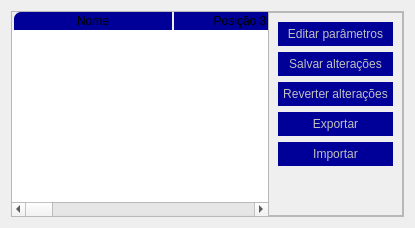
                            <widget class="QWidget" name="cameras_tab">
                             <attribute name="title">
                              <string>Câmeras</string>
                             </attribute>
                             <layout class="QVBoxLayout" name="verticalLayout_18">
                              <item>
                               <widget class="QFrame" name="bottom_table">
                                <property name="frameShape">
                                 <enum>QFrame::StyledPanel</enum>
                                </property>
                                <property name="frameShadow">
                                 <enum>QFrame::Raised</enum>
                                </property>
                                <layout class="QHBoxLayout" name="horizontalLayout_14">
                                 <property name="spacing">
                                  <number>0</number>
                                 </property>
                                 <property name="leftMargin">
                                  <number>0</number>
                                 </property>
                                 <property name="topMargin">
                                  <number>0</number>
                                 </property>
                                 <property name="rightMargin">
                                  <number>0</number>
                                 </property>
                                 <property name="bottomMargin">
                                  <number>0</number>
                                 </property>
                                 <item>
                                  <widget class="QTableWidget" name="tableWidget">
                                   <property name="styleSheet">
                                    <string notr="true">QHeaderView::section {
    border-radius: 0px;
	background-color: #000099;
	border: none;
	margin-left: 2px;
}
QHeaderView::section:first {
    border-top-left-radius: 7px;
}
QHeaderView::section {
    border-top-hight-radius: 7px;
}
</string>
                                   </property>
                                   <property name="frameShape">
                                    <enum>QFrame::NoFrame</enum>
                                   </property>
                                   <attribute name="horizontalHeaderDefaultSectionSize">
                                    <number>160</number>
                                   </attribute>
                                   <column>
                                    <property name="text">
                                     <string>Nome</string>
                                    </property>
                                   </column>
                                   <column>
                                    <property name="text">
                                     <string>Posição 3D (x)</string>
                                    </property>
                                   </column>
                                   <column>
                                    <property name="text">
                                     <string>Posição 3D (y)</string>
                                    </property>
                                   </column>
                                   <column>
                                    <property name="text">
                                     <string>Posição 3D (z)</string>
                                    </property>
                                   </column>
                                   <column>
                                    <property name="text">
                                     <string>Matriz de Rotação</string>
                                    </property>
                                   </column>
                                   <column>
                                    <property name="text">
                                     <string>Matriz de Translação</string>
                                    </property>
                                   </column>
                                   <column>
                                    <property name="text">
                                     <string>Ponto Principal (x)</string>
                                    </property>
                                   </column>
                                   <column>
                                    <property name="text">
                                     <string>Ponto Principal (y)</string>
                                    </property>
                                   </column>
                                   <column>
                                    <property name="text">
                                     <string>Distorção Radial</string>
                                    </property>
                                   </column>
                                   <column>
                                    <property name="text">
                                     <string>Coeficiente de Calibração</string>
                                    </property>
                                   </column>
                                   <column>
                                    <property name="text">
                                     <string>Data de Calibração</string>
                                    </property>
                                   </column>
                                   <column>
                                    <property name="text">
                                     <string>Status</string>
                                    </property>
                                   </column>
                                  </widget>
                                 </item>
                                 <item>
                                  <widget class="QFrame" name="config_box">
                                   <property name="styleSheet">
                                    <string notr="true">QPushButton{
	background-color: #000099;
	padding: 5px;
	color: #c0c0c0;
	border: none;
}

QPushButton::hover{
	background-color: yellow;
	color: black;
}

QPushButton::pressed{
	background-color: #E6E600;
	color: black;
}</string>
                                   </property>
                                   <property name="frameShape">
                                    <enum>QFrame::StyledPanel</enum>
                                   </property>
                                   <property name="frameShadow">
                                    <enum>QFrame::Raised</enum>
                                   </property>
                                   <layout class="QVBoxLayout" name="verticalLayout_41">
                                    <item>
                                     <widget class="QPushButton" name="pushButton">
                                      <property name="cursor">
                                       <cursorShape>PointingHandCursor</cursorShape>
                                      </property>
                                      <property name="text">
                                       <string>Editar parâmetros</string>
                                      </property>
                                     </widget>
                                    </item>
                                    <item>
                                     <widget class="QPushButton" name="pushButton_2">
                                      <property name="cursor">
                                       <cursorShape>PointingHandCursor</cursorShape>
                                      </property>
                                      <property name="text">
                                       <string>Salvar alterações</string>
                                      </property>
                                     </widget>
                                    </item>
                                    <item>
                                     <widget class="QPushButton" name="pushButton_3">
                                      <property name="cursor">
                                       <cursorShape>PointingHandCursor</cursorShape>
                                      </property>
                                      <property name="toolTip">
                                       <string/>
                                      </property>
                                      <property name="text">
                                       <string>Reverter alterações</string>
                                      </property>
                                     </widget>
                                    </item>
                                    <item>
                                     <widget class="QPushButton" name="pushButton_4">
                                      <property name="cursor">
                                       <cursorShape>PointingHandCursor</cursorShape>
                                      </property>
                                      <property name="toolTip">
                                       <string/>
                                      </property>
                                      <property name="text">
                                       <string>Exportar</string>
                                      </property>
                                     </widget>
                                    </item>
                                    <item>
                                     <widget class="QPushButton" name="pushButton_5">
                                      <property name="cursor">
                                       <cursorShape>PointingHandCursor</cursorShape>
                                      </property>
                                      <property name="toolTip">
                                       <string/>
                                      </property>
                                      <property name="text">
                                       <string>Importar</string>
                                      </property>
                                     </widget>
                                    </item>
                                    <item>
                                     <spacer name="verticalSpacer">
                                      <property name="orientation">
                                       <enum>Qt::Vertical</enum>
                                      </property>
                                      <property name="sizeHint" stdset="0">
                                       <size>
                                        <width>20</width>
                                        <height>40</height>
                                       </size>
                                      </property>
                                     </spacer>
                                    </item>
                                   </layout>
                                  </widget>
                                 </item>
                                </layout>
                               </widget>
                              </item>
                             </layout>
                            </widget>
